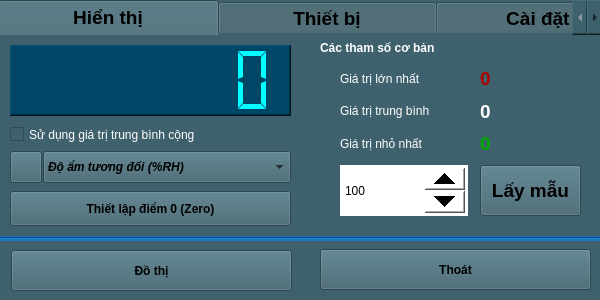
<?xml version="1.0" encoding="UTF-8"?>
<ui version="4.0">
 <class>Sensor_SEN0132</class>
 <widget class="QWidget" name="Sensor_SEN0132">
  <property name="geometry">
   <rect>
    <x>0</x>
    <y>0</y>
    <width>600</width>
    <height>300</height>
   </rect>
  </property>
  <property name="windowTitle">
   <string>Form</string>
  </property>
  <property name="windowIcon">
   <iconset resource="../image.qrc">
    <normaloff>:/image/MSS0132_Icon.jpg</normaloff>:/image/MSS0132_Icon.jpg</iconset>
  </property>
  <property name="styleSheet">
   <string notr="true">background-color: rgb(62, 97, 109);</string>
  </property>
  <widget class="QTabWidget" name="tabWidget">
   <property name="geometry">
    <rect>
     <x>-2</x>
     <y>0</y>
     <width>605</width>
     <height>238</height>
    </rect>
   </property>
   <property name="font">
    <font>
     <pointsize>14</pointsize>
     <weight>75</weight>
     <bold>true</bold>
    </font>
   </property>
   <property name="styleSheet">
    <string notr="true">background-color: rgb(62, 97, 109);</string>
   </property>
   <property name="currentIndex">
    <number>0</number>
   </property>
   <property name="elideMode">
    <enum>Qt::ElideNone</enum>
   </property>
   <widget class="QWidget" name="tab_Infor_2">
    <attribute name="title">
     <string>            Hiển thị            </string>
    </attribute>
    <widget class="QLCDNumber" name="lcdNumber_Value">
     <property name="geometry">
      <rect>
       <x>10</x>
       <y>10</y>
       <width>281</width>
       <height>71</height>
      </rect>
     </property>
     <property name="styleSheet">
      <string notr="true">background-color: rgb(0, 70, 102);
color: rgb(0, 255, 255);</string>
     </property>
     <property name="frameShape">
      <enum>QFrame::WinPanel</enum>
     </property>
     <property name="lineWidth">
      <number>1</number>
     </property>
     <property name="smallDecimalPoint">
      <bool>false</bool>
     </property>
     <property name="digitCount">
      <number>7</number>
     </property>
     <property name="segmentStyle">
      <enum>QLCDNumber::Flat</enum>
     </property>
     <property name="value" stdset="0">
      <double>0.000000000000000</double>
     </property>
     <property name="intValue" stdset="0">
      <number>0</number>
     </property>
    </widget>
    <widget class="QPushButton" name="pushButton">
     <property name="geometry">
      <rect>
       <x>10</x>
       <y>116</y>
       <width>32</width>
       <height>32</height>
      </rect>
     </property>
     <property name="styleSheet">
      <string notr="true"/>
     </property>
     <property name="text">
      <string/>
     </property>
     <property name="icon">
      <iconset resource="../image.qrc">
       <normaloff>:/image/MSS0132_Icon.jpg</normaloff>:/image/MSS0132_Icon.jpg</iconset>
     </property>
     <property name="iconSize">
      <size>
       <width>32</width>
       <height>32</height>
      </size>
     </property>
    </widget>
    <widget class="QComboBox" name="comboBox_Temp_Unit">
     <property name="geometry">
      <rect>
       <x>43</x>
       <y>116</y>
       <width>248</width>
       <height>32</height>
      </rect>
     </property>
     <property name="font">
      <font>
       <weight>75</weight>
       <italic>true</italic>
       <bold>true</bold>
      </font>
     </property>
     <property name="layoutDirection">
      <enum>Qt::LeftToRight</enum>
     </property>
     <property name="styleSheet">
      <string notr="true"/>
     </property>
     <property name="editable">
      <bool>false</bool>
     </property>
     <item>
      <property name="text">
       <string>Độ ẩm tương đối (%RH)</string>
      </property>
     </item>
    </widget>
    <widget class="QSpinBox" name="spinBox_setSample">
     <property name="geometry">
      <rect>
       <x>340</x>
       <y>130</y>
       <width>128</width>
       <height>51</height>
      </rect>
     </property>
     <property name="styleSheet">
      <string notr="true">QSpinBox
{
background-color: rgb(255, 255, 255);
color: rgb(0, 0, 0);
}
QSpinBox::up-button
{
    min-width:40px;
    min-height: 20px;
}
QSpinBox::down-button
{
    min-width: 40px;
    min-height: 20px;
}
</string>
     </property>
     <property name="minimum">
      <number>10</number>
     </property>
     <property name="maximum">
      <number>9999999</number>
     </property>
     <property name="value">
      <number>100</number>
     </property>
    </widget>
    <widget class="QPushButton" name="pushButton_getSamples">
     <property name="geometry">
      <rect>
       <x>480</x>
       <y>130</y>
       <width>101</width>
       <height>51</height>
      </rect>
     </property>
     <property name="font">
      <font>
       <pointsize>14</pointsize>
       <weight>75</weight>
       <bold>true</bold>
      </font>
     </property>
     <property name="styleSheet">
      <string notr="true"/>
     </property>
     <property name="text">
      <string>Lấy mẫu</string>
     </property>
    </widget>
    <widget class="QLabel" name="label_sampleInfo">
     <property name="geometry">
      <rect>
       <x>320</x>
       <y>0</y>
       <width>261</width>
       <height>26</height>
      </rect>
     </property>
     <property name="font">
      <font>
       <weight>75</weight>
       <bold>true</bold>
      </font>
     </property>
     <property name="styleSheet">
      <string notr="true">color: rgb(255, 255, 255);</string>
     </property>
     <property name="text">
      <string>Các tham số cơ bản</string>
     </property>
    </widget>
    <widget class="QWidget" name="verticalLayoutWidget_6">
     <property name="geometry">
      <rect>
       <x>340</x>
       <y>30</y>
       <width>128</width>
       <height>92</height>
      </rect>
     </property>
     <layout class="QVBoxLayout" name="verticalLayout_6">
      <item>
       <widget class="QLabel" name="label_8">
        <property name="font">
         <font>
          <weight>50</weight>
          <bold>false</bold>
         </font>
        </property>
        <property name="styleSheet">
         <string notr="true">color: rgb(255, 255, 255);</string>
        </property>
        <property name="text">
         <string>Giá trị lớn nhất</string>
        </property>
       </widget>
      </item>
      <item>
       <widget class="QLabel" name="label_9">
        <property name="font">
         <font>
          <weight>50</weight>
          <bold>false</bold>
         </font>
        </property>
        <property name="styleSheet">
         <string notr="true">color: rgb(255, 255, 255);</string>
        </property>
        <property name="text">
         <string>Giá trị trung bình</string>
        </property>
       </widget>
      </item>
      <item>
       <widget class="QLabel" name="label_10">
        <property name="font">
         <font>
          <weight>50</weight>
          <bold>false</bold>
         </font>
        </property>
        <property name="styleSheet">
         <string notr="true">color: rgb(255, 255, 255);</string>
        </property>
        <property name="text">
         <string>Giá trị nhỏ nhất</string>
        </property>
       </widget>
      </item>
     </layout>
    </widget>
    <widget class="QWidget" name="verticalLayoutWidget_7">
     <property name="geometry">
      <rect>
       <x>480</x>
       <y>30</y>
       <width>101</width>
       <height>92</height>
      </rect>
     </property>
     <layout class="QVBoxLayout" name="verticalLayout_7">
      <item>
       <widget class="QLabel" name="label_ValueMax">
        <property name="font">
         <font>
          <pointsize>14</pointsize>
          <weight>75</weight>
          <bold>true</bold>
         </font>
        </property>
        <property name="styleSheet">
         <string notr="true">color: rgb(170, 0, 0);</string>
        </property>
        <property name="text">
         <string>0</string>
        </property>
       </widget>
      </item>
      <item>
       <widget class="QLabel" name="label_ValueAvg">
        <property name="font">
         <font>
          <pointsize>14</pointsize>
          <weight>75</weight>
          <bold>true</bold>
         </font>
        </property>
        <property name="styleSheet">
         <string notr="true">color: rgb(255, 255, 255);</string>
        </property>
        <property name="text">
         <string>0</string>
        </property>
       </widget>
      </item>
      <item>
       <widget class="QLabel" name="label_ValueMin">
        <property name="font">
         <font>
          <pointsize>14</pointsize>
          <weight>75</weight>
          <bold>true</bold>
         </font>
        </property>
        <property name="styleSheet">
         <string notr="true">color: rgb(0, 170, 0);</string>
        </property>
        <property name="text">
         <string>0</string>
        </property>
       </widget>
      </item>
     </layout>
    </widget>
    <widget class="QCheckBox" name="checkBox_setMathAvg">
     <property name="geometry">
      <rect>
       <x>10</x>
       <y>86</y>
       <width>281</width>
       <height>27</height>
      </rect>
     </property>
     <property name="styleSheet">
      <string notr="true">color: rgb(255, 255, 255);</string>
     </property>
     <property name="text">
      <string>Sử dụng giá trị trung bình cộng</string>
     </property>
    </widget>
    <widget class="QPushButton" name="pushButton_SetZero">
     <property name="geometry">
      <rect>
       <x>10</x>
       <y>156</y>
       <width>281</width>
       <height>35</height>
      </rect>
     </property>
     <property name="font">
      <font>
       <weight>75</weight>
       <bold>true</bold>
      </font>
     </property>
     <property name="text">
      <string>Thiết lập điểm 0 (Zero)</string>
     </property>
    </widget>
   </widget>
   <widget class="QWidget" name="tab_4">
    <attribute name="title">
     <string>            Thiết bị            </string>
    </attribute>
    <widget class="QWidget" name="verticalLayoutWidget_8">
     <property name="geometry">
      <rect>
       <x>150</x>
       <y>10</y>
       <width>291</width>
       <height>101</height>
      </rect>
     </property>
     <layout class="QVBoxLayout" name="verticalLayout_8">
      <item>
       <widget class="QLabel" name="label_Name">
        <property name="styleSheet">
         <string notr="true">color: rgb(255, 255, 255);</string>
        </property>
        <property name="text">
         <string/>
        </property>
       </widget>
      </item>
      <item>
       <widget class="QLabel" name="label_Address">
        <property name="styleSheet">
         <string notr="true">color: rgb(255, 255, 255);</string>
        </property>
        <property name="text">
         <string/>
        </property>
       </widget>
      </item>
      <item>
       <widget class="QLabel" name="label_SerialNumber">
        <property name="styleSheet">
         <string notr="true">color: rgb(255, 255, 255);</string>
        </property>
        <property name="text">
         <string/>
        </property>
       </widget>
      </item>
     </layout>
    </widget>
    <widget class="QWidget" name="verticalLayoutWidget_9">
     <property name="geometry">
      <rect>
       <x>10</x>
       <y>10</y>
       <width>111</width>
       <height>131</height>
      </rect>
     </property>
     <layout class="QVBoxLayout" name="verticalLayout_9">
      <item>
       <widget class="QLabel" name="label_13">
        <property name="styleSheet">
         <string notr="true">color: rgb(255, 255, 255);</string>
        </property>
        <property name="text">
         <string>Tên thiết bị:</string>
        </property>
       </widget>
      </item>
      <item>
       <widget class="QLabel" name="label_14">
        <property name="styleSheet">
         <string notr="true">color: rgb(255, 255, 255);</string>
        </property>
        <property name="text">
         <string>Địa chỉ:</string>
        </property>
       </widget>
      </item>
      <item>
       <widget class="QLabel" name="label_18">
        <property name="styleSheet">
         <string notr="true">color: rgb(255, 255, 255);</string>
        </property>
        <property name="text">
         <string>Mã sê-ri:</string>
        </property>
       </widget>
      </item>
      <item>
       <widget class="QLabel" name="label_19">
        <property name="styleSheet">
         <string notr="true">color: rgb(255, 255, 255);</string>
        </property>
        <property name="text">
         <string>Mô tả:</string>
        </property>
       </widget>
      </item>
     </layout>
    </widget>
    <widget class="QWidget" name="verticalLayoutWidget_10">
     <property name="geometry">
      <rect>
       <x>150</x>
       <y>110</y>
       <width>291</width>
       <height>61</height>
      </rect>
     </property>
     <layout class="QVBoxLayout" name="verticalLayout_10">
      <item>
       <widget class="QLabel" name="label_Description">
        <property name="styleSheet">
         <string notr="true">color: rgb(255, 255, 255);</string>
        </property>
        <property name="text">
         <string/>
        </property>
        <property name="alignment">
         <set>Qt::AlignLeading|Qt::AlignLeft|Qt::AlignTop</set>
        </property>
       </widget>
      </item>
     </layout>
    </widget>
   </widget>
   <widget class="QWidget" name="tab_6">
    <attribute name="title">
     <string>           Cài đặt            </string>
    </attribute>
    <widget class="QLabel" name="label_23">
     <property name="geometry">
      <rect>
       <x>277</x>
       <y>40</y>
       <width>41</width>
       <height>22</height>
      </rect>
     </property>
     <property name="styleSheet">
      <string notr="true">color: rgb(255, 255, 255);</string>
     </property>
     <property name="text">
      <string>(ms)</string>
     </property>
    </widget>
    <widget class="QLabel" name="label_24">
     <property name="geometry">
      <rect>
       <x>20</x>
       <y>40</y>
       <width>141</width>
       <height>22</height>
      </rect>
     </property>
     <property name="styleSheet">
      <string notr="true">color: rgb(255, 255, 255);</string>
     </property>
     <property name="text">
      <string>Thời gian lấy mẫu :</string>
     </property>
    </widget>
    <widget class="QPushButton" name="pushButton_SetSampleTime">
     <property name="geometry">
      <rect>
       <x>320</x>
       <y>20</y>
       <width>161</width>
       <height>61</height>
      </rect>
     </property>
     <property name="font">
      <font>
       <pointsize>14</pointsize>
       <weight>75</weight>
       <bold>true</bold>
      </font>
     </property>
     <property name="text">
      <string>Cài đặt</string>
     </property>
    </widget>
    <widget class="QSpinBox" name="spinBox_SampleTime">
     <property name="geometry">
      <rect>
       <x>160</x>
       <y>10</y>
       <width>111</width>
       <height>81</height>
      </rect>
     </property>
     <property name="styleSheet">
      <string notr="true">QSpinBox
{
background-color: rgb(255, 255, 255);
color: rgb(0, 0, 0);
}
QSpinBox::up-button
{
    min-width:40px;
    min-height: 20px;
}
QSpinBox::down-button
{
    min-width: 40px;
    min-height: 20px;
}
</string>
     </property>
     <property name="minimum">
      <number>10</number>
     </property>
     <property name="maximum">
      <number>9999999</number>
     </property>
     <property name="value">
      <number>100</number>
     </property>
    </widget>
    <widget class="Line" name="line_2">
     <property name="geometry">
      <rect>
       <x>20</x>
       <y>100</y>
       <width>541</width>
       <height>16</height>
      </rect>
     </property>
     <property name="orientation">
      <enum>Qt::Horizontal</enum>
     </property>
    </widget>
    <widget class="QPushButton" name="pushButton_Calib">
     <property name="geometry">
      <rect>
       <x>320</x>
       <y>120</y>
       <width>161</width>
       <height>61</height>
      </rect>
     </property>
     <property name="font">
      <font>
       <weight>75</weight>
       <bold>true</bold>
      </font>
     </property>
     <property name="text">
      <string>Hiệu chuẩn</string>
     </property>
    </widget>
    <widget class="QLabel" name="label_25">
     <property name="geometry">
      <rect>
       <x>20</x>
       <y>139</y>
       <width>231</width>
       <height>22</height>
      </rect>
     </property>
     <property name="styleSheet">
      <string notr="true">color: rgb(255, 255, 255);</string>
     </property>
     <property name="text">
      <string>Hiệu chuẩn thiết bị :</string>
     </property>
    </widget>
    <widget class="QLabel" name="label_calibInfo">
     <property name="geometry">
      <rect>
       <x>40</x>
       <y>160</y>
       <width>271</width>
       <height>22</height>
      </rect>
     </property>
     <property name="font">
      <font>
       <italic>true</italic>
      </font>
     </property>
     <property name="styleSheet">
      <string notr="true">color: rgb(255, 255, 127);</string>
     </property>
     <property name="text">
      <string>(chưa hiệu chuẩn)</string>
     </property>
    </widget>
   </widget>
  </widget>
  <widget class="QPushButton" name="pushButton_ChartZoom">
   <property name="geometry">
    <rect>
     <x>11</x>
     <y>250</y>
     <width>281</width>
     <height>41</height>
    </rect>
   </property>
   <property name="font">
    <font>
     <weight>75</weight>
     <bold>true</bold>
    </font>
   </property>
   <property name="text">
    <string>Đồ thị</string>
   </property>
  </widget>
  <widget class="QPushButton" name="pushButton_Exit">
   <property name="geometry">
    <rect>
     <x>320</x>
     <y>249</y>
     <width>271</width>
     <height>41</height>
    </rect>
   </property>
   <property name="font">
    <font>
     <weight>75</weight>
     <bold>true</bold>
    </font>
   </property>
   <property name="text">
    <string>Thoát</string>
   </property>
  </widget>
  <widget class="Line" name="line">
   <property name="geometry">
    <rect>
     <x>-2</x>
     <y>236</y>
     <width>605</width>
     <height>5</height>
    </rect>
   </property>
   <property name="styleSheet">
    <string notr="true">background-color: rgb(27, 117, 188);</string>
   </property>
   <property name="frameShadow">
    <enum>QFrame::Sunken</enum>
   </property>
   <property name="orientation">
    <enum>Qt::Horizontal</enum>
   </property>
  </widget>
 </widget>
 <resources>
  <include location="../image.qrc"/>
 </resources>
 <connections/>
</ui>
